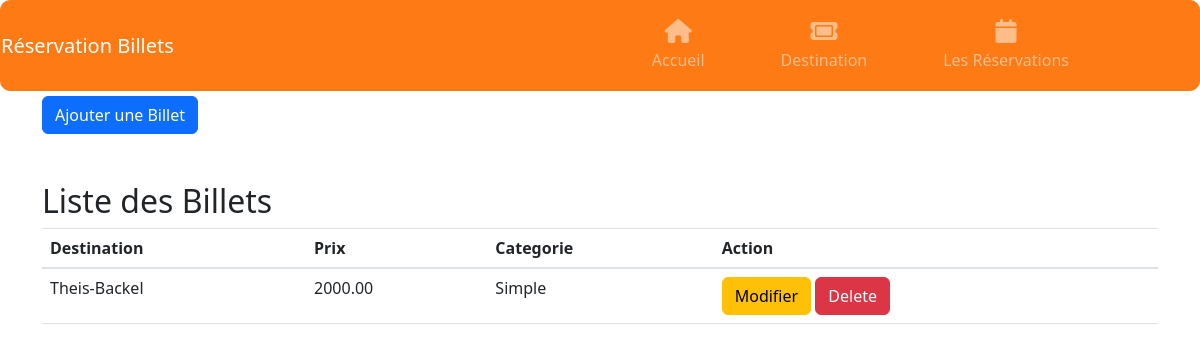
The page /billets/index.php on the database its author committed.
### tables this page shows
CREATE TABLE `Billet` (
  `id` int(11) NOT NULL,
  `destination` varchar(255) NOT NULL,
  `prix` decimal(10,2) NOT NULL,
  `categorie` enum('Simple','Vip') NOT NULL
);

### traitement/db.php (called while the page is built, shortened)
<!-- <?php
function connect()
{
    try {
        $conn = new PDO("mysql:host=" . DB_HOST . ";dbname=" . DB_NAME, DB_USER, DB_PASS);
        $conn->setAttribute(PDO::ATTR_ERRMODE, PDO::ERRMODE_EXCEPTION);
        return $conn;
    } catch (PDOException $e) {
        die("Erreur de connexion à la base de données : " . $e->getMessage());
    }
}
?> -->

### billets/BilletClass.php (called while the page is built, shortened)
<?php
require_once ('../traitement/db.php');
class Billet
{
    private $conn;
    public function __construct($connexion)
    {
        $this->conn = $connexion;
    }
    public function afficherBillet()
    {
        try {
            $query = "SELECT * FROM Billet";
            $stmt = $this->conn->prepare($query);
            $stmt->execute();
            return $stmt->fetchAll(PDO::FETCH_ASSOC);
        } catch (PDOException $e) {
            throw new Exception("Erreur : " . $e->getMessage());
        }
    }
}
?>

### billets/index.php (the view, shortened to what this page needs)
<?php
require_once ("BilletClass.php");
?>
<body>
    <?php require_once ('../partials/head.php'); ?>
    <?php require_once ('../partials/navbar.php'); ?>
    <div class=" top">
        <div class="container mt-5">
            <button type="button" class="btn btn-primary" data-bs-toggle="modal" data-bs-target="#reservationModal">
                Ajouter une Billet
            </button>
        </div>
        <div class="container mt-5">
            <h2>Liste des Billets</h2>
            <table class="table">
                <thead>
                    <tr>
                        <th>Destination</th>
                        <th>Prix</th>
                        <th>Categorie</th>
                        <th>Action</th>
                    </tr>
                </thead>
                <tbody>
                    <?php
                    $result = new Billet(connect());
                    $billets = $result->afficherBillet();
                    foreach ($billets as $billet): ?>
                        <tr>
                            <td>
                                <?= $billet['destination']; ?>
                            </td>
                            <td>
                                <?= $billet['prix']; ?>
                            </td>
                            <td>
                                <?= $billet['categorie']; ?>
                            </td>
                            <td>
                                <a href="modifier.php?id=<?= $billet['id']; ?>" class="btn btn-warning">Modifier</a>
                                <a href="delete.php?id=<?= $billet['id']; ?>" class="btn btn-danger"
                                    onclick="return confirm('Are you sure you want to delete this billet?')">Delete</a>
                            </td>
                        <?php endforeach; ?>
                </tbody>
            </table>
        </div>
</body>
</html>

### public/css/style.css (style rules this page uses)
.top { margin-top: 12vh; }

### rows shown on the page
billet: destination "Theis-Backel", prix "2000.00", categorie "Simple"
